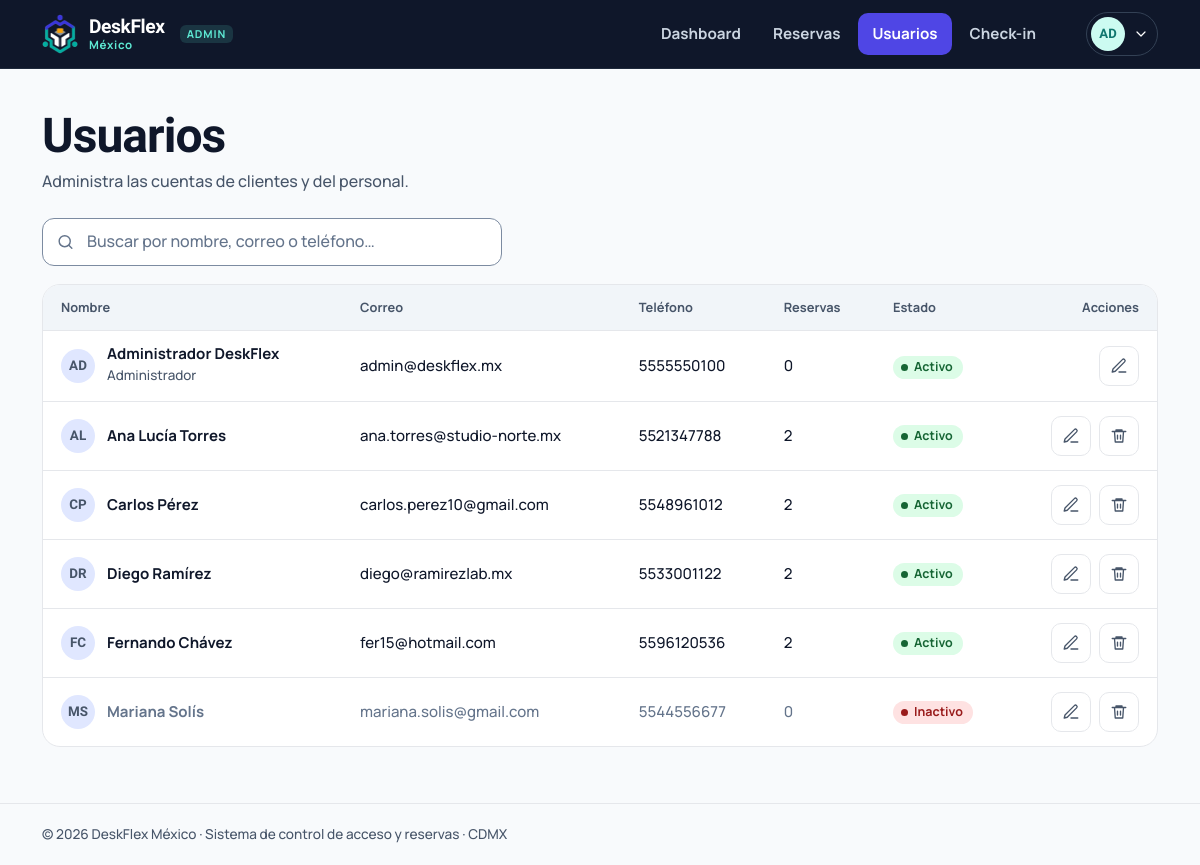
The page /admin/usuarios (signed in) on the database as committed earlier.
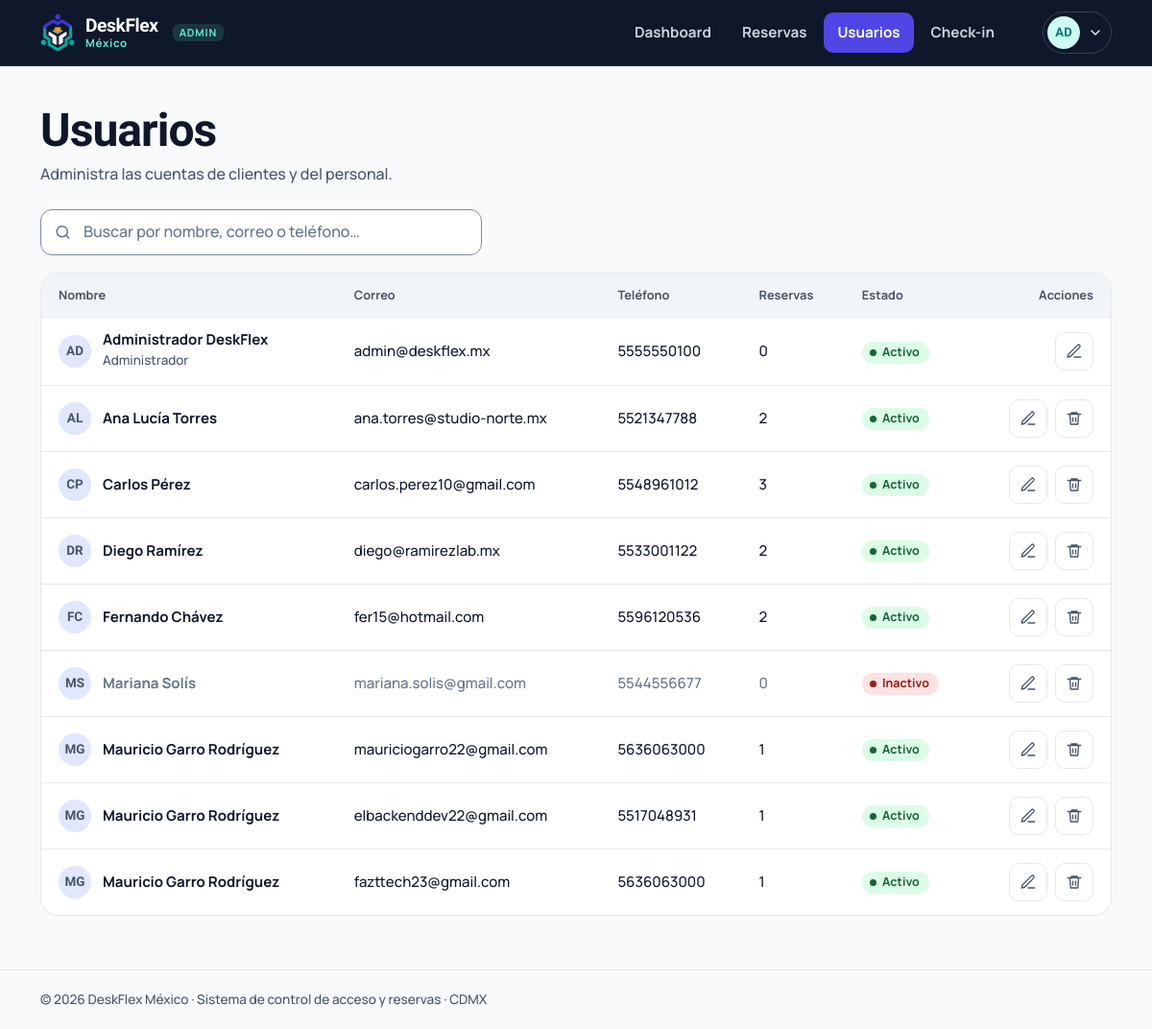
The same page on the database as committed later.
### tables this page shows
CREATE TABLE usuarios (
    id            INTEGER PRIMARY KEY AUTOINCREMENT,
    nombre        TEXT    NOT NULL,
    correo        TEXT    NOT NULL UNIQUE,
    telefono      TEXT    NOT NULL,
    password_hash TEXT    NOT NULL,
    rol           TEXT    NOT NULL DEFAULT 'cliente' CHECK (rol IN ('cliente','admin')),
    activo        INTEGER NOT NULL DEFAULT 1,
    creado_en     TEXT    NOT NULL DEFAULT (datetime('now'))
);

### deskflex/views/admin.py (the view)
@bp.route("/usuarios")
@admin_required
def usuarios():
    q = request.args.get("q", "").strip()
    sql = """SELECT u.*, (SELECT COUNT(*) FROM reservas r WHERE r.usuario_id = u.id AND r.estado='confirmada') AS n_reservas
             FROM usuarios u WHERE 1=1"""
    params = []
    if q:
        sql += " AND (u.nombre LIKE ? OR u.correo LIKE ? OR u.telefono LIKE ?)"
        params = [f"%{q}%"] * 3
    return render_template("admin/usuarios.html", filas=get_db().execute(sql + " ORDER BY u.rol, u.nombre", params).fetchall(), q=q)

### deskflex/db.py (called while the page is built)
def get_db() -> sqlite3.Connection:
    if "db" not in g:
        path = Path(current_app.config["DATABASE"])
        path.parent.mkdir(parents=True, exist_ok=True)
        conn = sqlite3.connect(path, isolation_level=None, timeout=10)
        conn.row_factory = sqlite3.Row
        conn.execute("PRAGMA foreign_keys = ON")
        g.db = conn
    return g.db

### deskflex/security.py (called while the page is built)
def csrf_token() -> str:
    if "_csrf" not in session:
        session["_csrf"] = secrets.token_urlsafe(24)
    return session["_csrf"]

def check_csrf():
    if request.method in ("POST", "PUT", "PATCH", "DELETE"):
        sent = request.form.get("csrf_token") or request.headers.get("X-CSRF-Token", "")
        if not hmac.compare_digest(sent, session.get("_csrf", "")):
            abort(400, "La sesión del formulario expiró. Recarga la página e inténtalo de nuevo.")

def load_user():
    g.user = None
    uid = session.get("uid")
    if uid:
        u = get_db().execute("SELECT * FROM usuarios WHERE id = ? AND activo = 1", (uid,)).fetchone()
        if u:
            g.user = u
        else:
            session.clear()

### deskflex/templates/admin/usuarios.html (shortened to what this page needs)
{% extends "base.html" %}
{% from "_icons.html" import icon %}
{% block content %}
<div class="page-head"><div><h1>Usuarios</h1><p>Administra las cuentas de clientes y del personal.</p></div></div>
<div class="toolbar">
  <form method="get" class="input-icon" role="search">
    <input class="input" type="search" name="q" value="{{ q }}" placeholder="Buscar por nombre, correo o teléfono…" aria-label="Buscar usuarios">
  </form>
</div>
<div class="table-wrap">
  {% if filas %}
  <table class="table">
    <thead><tr><th>Nombre</th><th>Correo</th><th>Teléfono</th><th>Reservas</th><th>Estado</th><th class="col-actions">Acciones</th></tr></thead>
    <tbody>
    {% for u in filas %}
      <tr class="{{ 'is-off' if not u.activo }}">
        <td data-label="Nombre"><div class="who"><span class="avatar">{{ u.nombre|iniciales }}</span><div><b>{{ u.nombre }}</b>{% if u.rol == 'admin' %}<span>Administrador</span>{% endif %}</div></div></td>
        <td data-label="Correo">{{ u.correo }}</td>
        <td data-label="Teléfono">{{ u.telefono }}</td>
        <td data-label="Reservas">{{ u.n_reservas }}</td>
        <td data-label="Estado"><span class="badge badge--{{ 'activo' if u.activo else 'inactivo' }}">{{ 'Activo' if u.activo else 'Inactivo' }}</span></td>
        <td class="col-actions"><span class="actions">
          <button type="button" class="icon-btn" aria-label="Editar a {{ u.nombre }}" title="Editar" data-edit-usuario
            data-action="{{ url_for('admin.usuario_editar', uid=u.id) }}" data-nombre="{{ u.nombre }}" data-telefono="{{ u.telefono }}" data-activo="{{ u.activo }}" data-correo="{{ u.correo }}">{{ icon('edit', 18) }}</button>
          {% if u.rol != 'admin' %}
          <form method="post" action="{{ url_for('admin.usuario_eliminar', uid=u.id) }}" data-confirm="Se eliminará su cuenta y sus {{ u.n_reservas }} reserva(s) activa(s). Esta acción no se puede deshacer." data-confirm-title="¿Eliminar a {{ u.nombre }}?" data-confirm-ok="Sí, eliminar">
            <button class="icon-btn icon-btn--danger" type="submit" aria-label="Eliminar a {{ u.nombre }}" title="Eliminar">{{ icon('trash', 18) }}</button>
          </form>
          {% endif %}
        </span></td>
      </tr>
    {% endfor %}
    </tbody>
  </table>
  {% else %}
  <div class="empty"><span class="ic-big">{{ icon('users', 26) }}</span><b>No encontramos usuarios</b><p>Prueba con otra búsqueda.</p></div>
  {% endif %}
</div>
{% endblock %}

### deskflex/templates/base.html (shortened to what this page needs)
{% from "_icons.html" import icon %}
<!doctype html>
<html lang="es-MX">
<head>
  <link rel="stylesheet" href="{{ url_for('static', filename='css/deskflex.css') }}">
</head>
{% set es_admin = user and user.rol == 'admin' %}
<body class="{% if user %}has-tabbar{% endif %}">
{% block shell %}
{% if es_admin %}
  {% set links = [('admin.dashboard','Dashboard','dashboard',['admin.dashboard']),
                  ('admin.reservas','Reservas','list',['admin.reservas']),
                  ('admin.usuarios','Usuarios','users',['admin.usuarios']),
                  ('admin.checkin','Check-in','scan',['admin.checkin'])] %}
{% else %}
  {% set links = [('client.inicio','Inicio','home',['client.inicio']),
                  ('client.reservar','Reservar','map',['client.reservar']),
                  ('client.mis_reservas','Mis reservas','qr',['client.mis_reservas','client.reserva'])] %}
{% endif %}
<header class="topbar{% if es_admin %} topbar--admin{% endif %}">
  <div class="wrap">
    <a class="brand" href="{{ url_for('auth.raiz') }}" aria-label="DeskFlex México, inicio">
      <img src="{{ url_for('static', filename='img/logo-mark-light.png' if es_admin else 'img/logo-mark.png') }}" alt="" width="36" height="39">
      <span><b>DeskFlex</b><small>México</small></span>
      {% if es_admin %}<span class="role-tag">ADMIN</span>{% endif %}
    </a>
    <nav class="nav" aria-label="Principal">
      {% for ep, label, ic, activos in links %}
        <a href="{{ url_for(ep) }}" {% if endpoint in activos %}aria-current="page"{% endif %}>{{ label }}</a>
      {% endfor %}
    </nav>
    <details class="userbtn">
      <summary aria-label="Menú de usuario">
        <span class="avatar">{{ user.nombre|iniciales }}</span>{{ icon('chev-d', 16) }}
      </summary>
    </details>
  </div>
</header>
<main id="contenido" class="wrap">
  {% block content %}{% endblock %}
</main>
<footer class="footer"><div class="wrap">© 2026 DeskFlex México · Sistema de control de acceso y reservas · CDMX</div></footer>
{% endblock %}
</body>
</html>

### deskflex/templates/_icons.html (shortened to what this page needs)
{% macro icon(name, size=20, cls='') -%}
<svg class="ic {{ cls }}" width="{{ size }}" height="{{ size }}" viewBox="0 0 24 24" fill="none" stroke="currentColor" stroke-width="1.8" stroke-linecap="round" stroke-linejoin="round" aria-hidden="true" focusable="false">{{ ICONS[name]|safe }}</svg>
{%- endmacro %}

Rows that differ between the two databases and show on the page:
computed for usuarios "Carlos Pérez": n_reservas "2" → "3"
added usuarios: nombre|iniciales "MG", nombre "Mauricio Garro Rodríguez", correo "mauriciogarro22@gmail.com", telefono "5636063000", n_reservas "1", activo "Activo", {{ size }} 18 (drawn)
added usuarios: nombre|iniciales "MG", nombre "Mauricio Garro Rodríguez", correo "elbackenddev22@gmail.com", telefono "5517048931", n_reservas "1", activo "Activo", {{ size }} 18 (drawn)
added usuarios: nombre|iniciales "MG", nombre "Mauricio Garro Rodríguez", correo "fazttech23@gmail.com", telefono "5636063000", n_reservas "1", activo "Activo", {{ size }} 18 (drawn)
